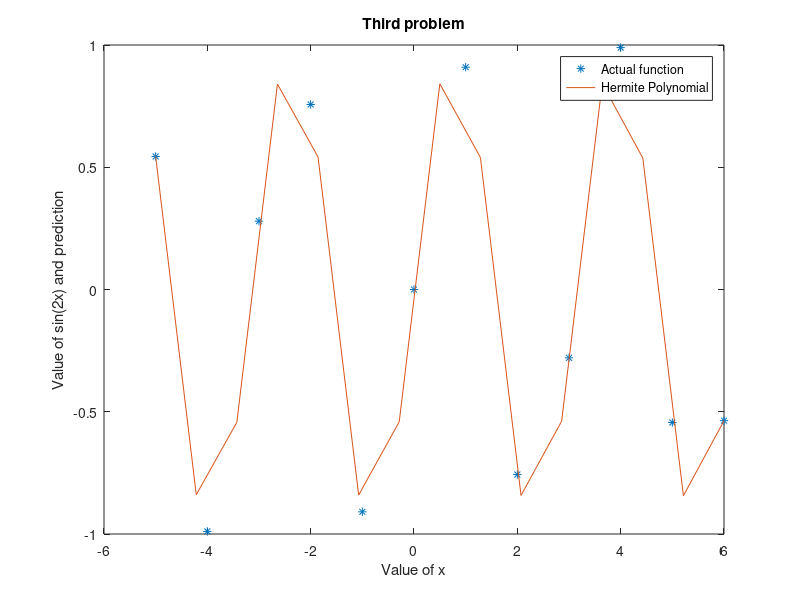

Reproduce this figure in MATLAB.
disp("Start laboratory")
function val = computeDividedDifferenceTable(x,y,derivatives)
  lineNumber = size(x)(2);
  columnNumber = lineNumber + 1 ;
  matrix = zeros(lineNumber,columnNumber);

  matrix(:,1) = x;
  matrix(:,2) = y;
  derivatives = kron(derivatives,[1 1]);
  for i=1:(--lineNumber)
    if (rem(i,2)==0)
      k = 3;
      matrix(i,k) = ( matrix(i+1,k-1) - matrix(i,k-1) ) / ( x(i+(k-2)) - x(i) );
    else
      matrix(i,3) = derivatives(i);
    endif
  endfor
  for k=4:columnNumber
    for i=1:(--lineNumber)
      matrix(i,k) = ( matrix(i+1,k-1) - matrix(i,k-1) ) / ( x(i+(k-2)) - x(i) );
    endfor
  endfor
  val = matrix;
endfunction

function val = computeHermiteSum(x,xList,m,dividedDifferenceTableFirstLine)
  val = 0;
  for i=1:m
    p = 1;
    for j=1:i
      p = p .* (x - xList(j));
    endfor
    p = p .* dividedDifferenceTableFirstLine(i+2);
    val = val + p; 
  endfor
endfunction

function val = computeHermitePol (x, z, f, derivatives)
    z = kron(z,[1 1]);
    f = kron(f,[1 1]);
    table = computeDividedDifferenceTable(z,f,derivatives)(1,:);
    val = f(1) + computeHermiteSum(x,z, (size(z)(2))-1, table);
endfunction


% First problem %
z = [0,3,5,8,13];
f = [0,225,383,623,993];
derivatives = [75,77,80, 74, 72];

disp("Hermite polynomial distance result for time t=10: ")
computeHermitePol(10,z,f,derivatives)


% Second problem %
disp("Start second problem: ")
z = [1,2];
f = [0,0.6931];
derivatives = [1,0.5];

disp("The value of the Hermite polynomial at 1.5: ")
H = computeHermitePol(1.5,z,f,derivatives)

disp("The absolute appproximation error is: ")
error = abs(log(1.5) - H)

% Third problem %

function val = sin2x(x)
  val = sin(2*x);
endfunction

function val = derivativeSin2x(x)
  val = 2*cos(2*x);
 endfunction
 

disp("Start third problem (look at plot): " )
actualData = -5:6;
x = linspace(-5,6,15);
derivatives = derivativeSin2x(actualData);

H = computeHermitePol(x,actualData,sin2x(actualData),derivatives);
figure(1)
axis([-6 6 -1 1])
plot(actualData,sin2x(actualData),"*")
hold on
plot(x,H,"")
legend("Actual function","Hermite Polynomial")
title("Third problem")
xlabel("Value of x")
ylabel("Value of sin(2x) and prediction")



disp("Starting facultative problems: ")
%%%%%%%%% BONUS FACULTATIVE %%%%%%%%%%%%
% Fourth problem %

disp("Starting facultative problem 4: ")

xData = [8.3,8.6];
fXData = [17.56492, 18.50515];
fDerivatedXData = [3.116256, 3.151762];

disp(" The result for f(8.4) ")
result = computeHermitePol(8.4,xData,fXData, fDerivatedXData)


% Fifth problem %
disp("Starting facultative problem 5: ")
function val = givenFunction(x)
  val = 3.*x.*(e.^x) - e.^(2.*x);
endfunction

function val = derivativeOfGivenFunction(x)
  val = e.^x .* ( 3 .* x - 2 * e.^x + 3);
endfunction


xData = [1, 1.05];
fXData = givenFunction(xData);
fDerivatedXData = derivativeOfGivenFunction(xData);

disp("The result of f(1.03) with degree at most 3: ")
result = computeHermitePol(1.03,xData,fXData,fDerivatedXData)

disp("The result of f(1.03) with degree at most 5: ")

xData = [xData, 1.07]
fXData = [fXData, givenFunction(1.07)]
fDerivatedXData = [fDerivatedXData, derivativeOfGivenFunction(1.07)];

%Note: these are either equal, or the formatting of my octave is
%not set to have enough precision. Hopefully it is ok
result = computeHermitePol(1.03, xData,fXData, fDerivatedXData)
